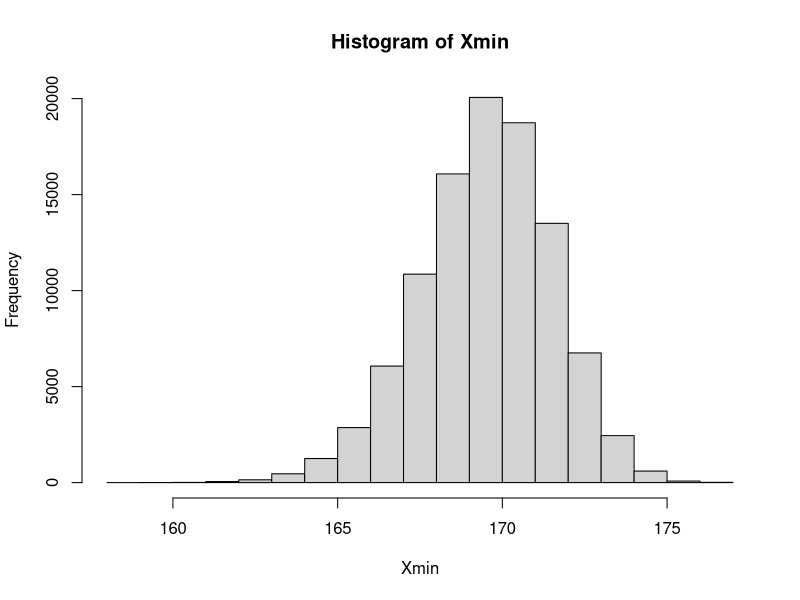
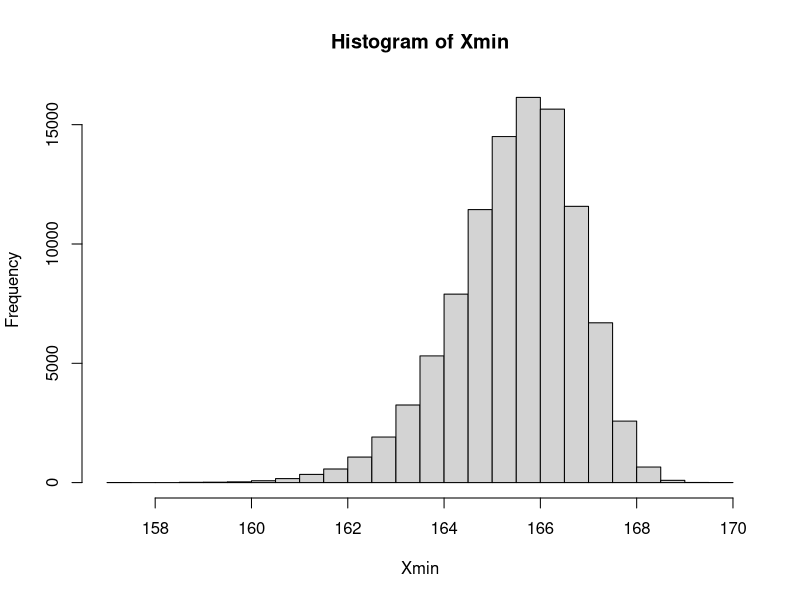
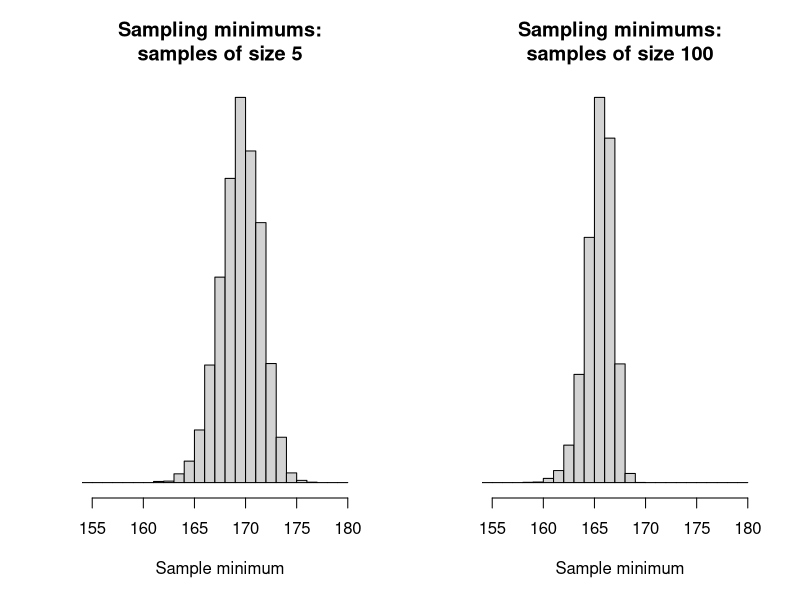
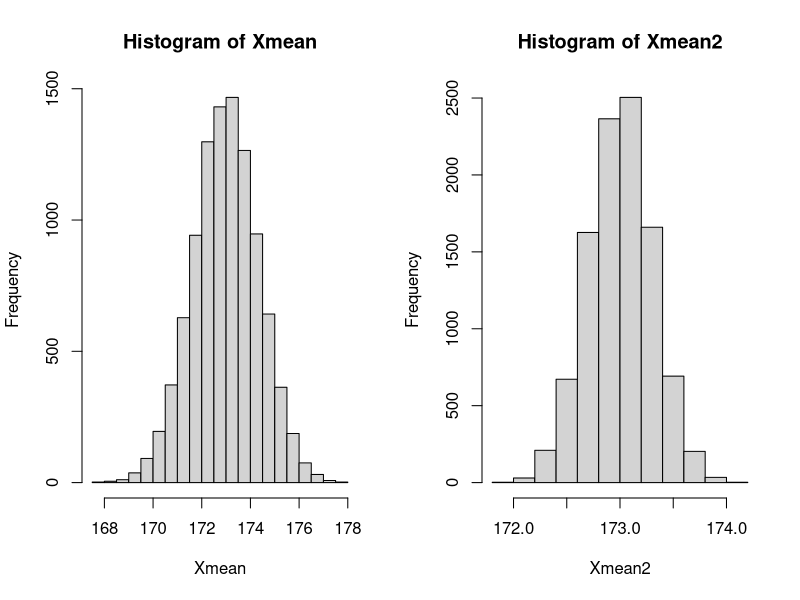
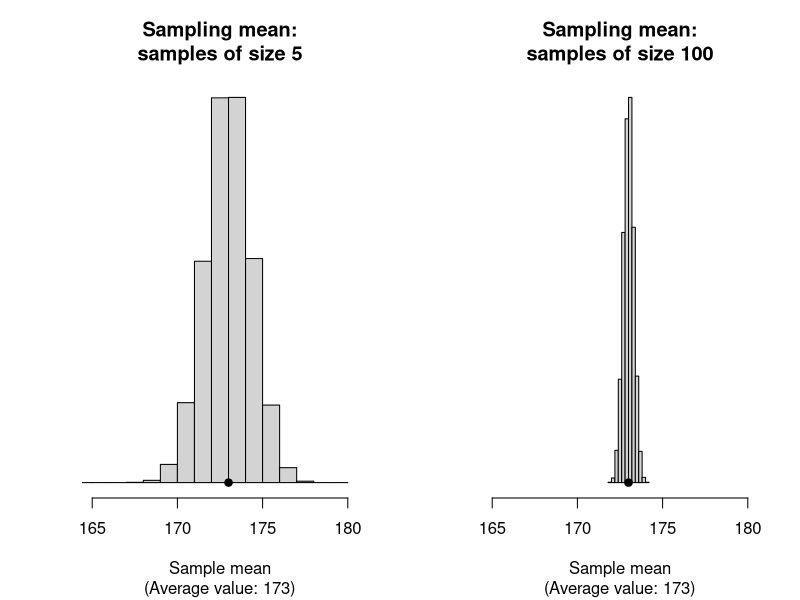
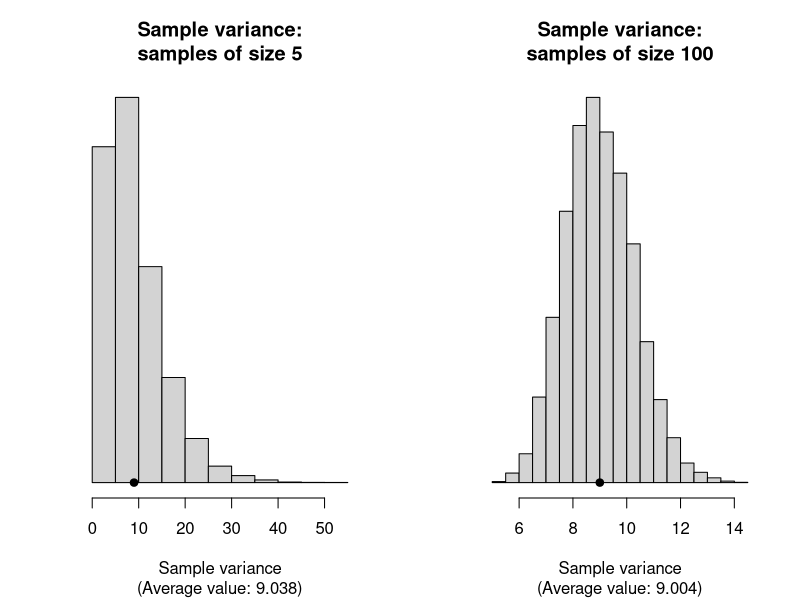
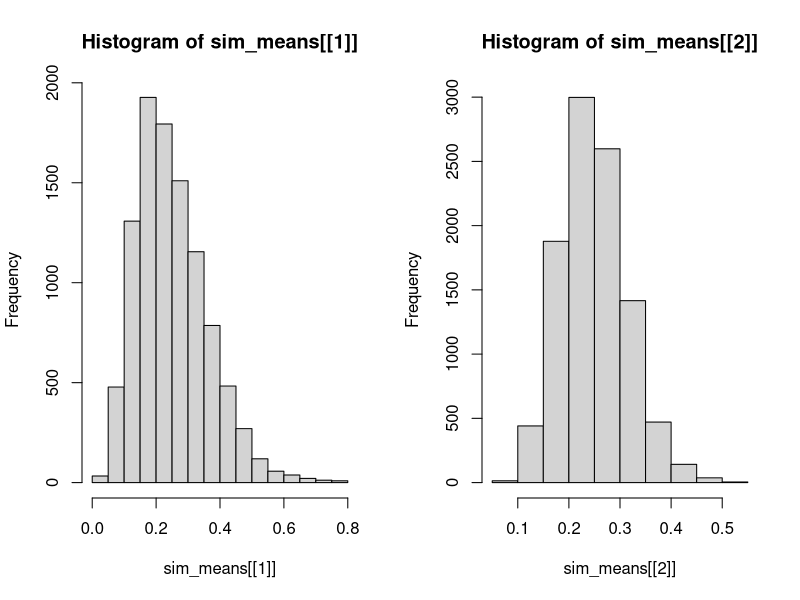
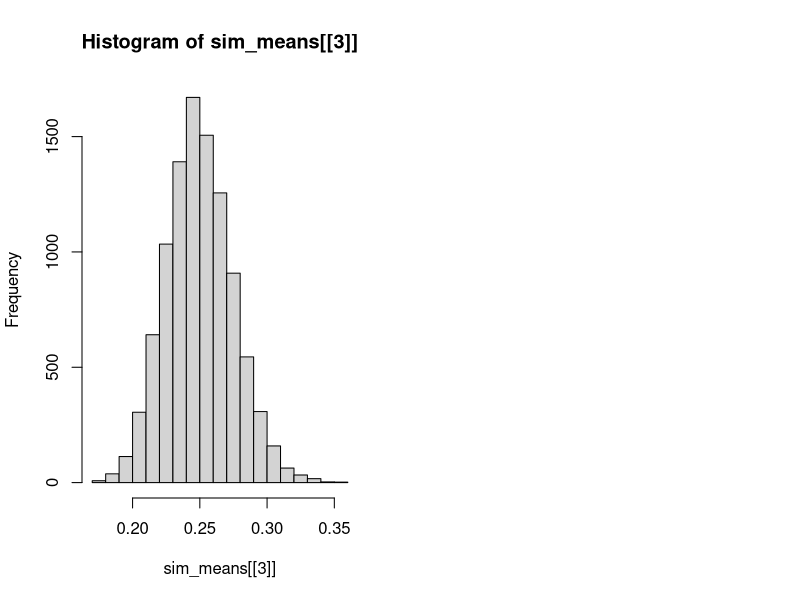

Write R code to recreate these figures, in order. (Note: this script raises an error after producing the figures.)
## ---- chunk 1
Population <- c(22, 23, 27, 28, 38)
min_P <- min(Population)
min_P
## ---- chunk 2
combn(Population, 2)
## ---- chunk 3
min_S <- combn(Population, 2, FUN = min)
min_S
## ---- chunk 4
table(min_S)
## ---- chunk 5
min_S <- combn(Population, 4, FUN = min)
table(min_S)
## ---- chunk 6
set.seed(1592875)
## ---- chunk 7
x_Mn <- 173; x_Sd <- 3        # Population (model) mean and std dev.
sample_Size <- 5              # Sample size is 5
x1 <- rnorm(sample_Size,      # Take a sample of this size...
            mean = x_Mn, sd = x_Sd)     # ... from this distribution
min(x1)                       # Compute the sample minimum for this sample
## ---- chunk 8
num_Sims <- 100000           # Number of simulations

# Generate random values
Xvals <- rnorm(num_Sims * sample_Size,
               mean = x_Mn, sd = x_Sd)

# Place these into an array, with each sample as a column 
Xvals <- array(Xvals,
               dim = c(sample_Size, num_Sims) )

# Find the minimum of each sample (i.e., column)
Xmin   <- apply(Xvals, 
                MARGIN = 2, 
                FUN = min) 
hist(Xmin)          # Create the histogram of sample minimums
## ---- chunk 9
sample_Size2 <- 100

# Generate random values
Xvals <- rnorm(num_Sims * sample_Size2,
               mean = x_Mn, sd = x_Sd)

# Place these into an array, with each sample as a column 
Xvals <- array(Xvals,
               dim = c(sample_Size2, num_Sims) )

# Find the minimum of each sample (i.e., column)
Xmin   <- apply(Xvals, 
                MARGIN = 2,    # MARGIN = 2 means the columns
                FUN = min)     # Find the minimum of each column
hist(Xmin)                     # Create the histogram of sample minimums
## ---- chunk 10
par( mfrow = c(1, 2))

set.seed(1592875)

sample_Size <- 5

x_Mn <- 173
x_Sd <- 3
num_Sims <- 10000          # Number of simulations

#####

# Generate random values
Xvals <- rnorm(num_Sims * sample_Size,
               mean = x_Mn, sd = x_Sd)

# Place these into an array, with each sample as a column 
Xvals <- array(Xvals,
               dim = c(sample_Size, num_Sims) )

# Find the minimum of each sample (i.e., column)
Xmin   <- apply(Xvals, 
                MARGIN = 2, 
                FUN = min) 

hist(Xmin, 
     xlim = c(155, 180),
     xlab = "Sample minimum",
     ylab = "",
     breaks = seq(150, 180, by = 1),
     main = "Sampling minimums:\nsamples of size 5",
     axes = FALSE)
axis(side = 1)

#####

sample_Size2 <- 100

Xvals2 <- rnorm(num_Sims * sample_Size2,
                mean = x_Mn, sd = x_Sd)
Xvals2 <- array(Xvals2,
                dim = c(sample_Size2, num_Sims) )
Xmin2  <- apply(Xvals2, 
                MARGIN = 2, 
                FUN = "min") 

hist(Xmin2, 
     xlim = c(155, 180),
     xlab = "Sample minimum",
     ylab = "",
     breaks = seq(150, 180, by = 1),
     main = "Sampling minimums:\nsamples of size 100",
     axes = FALSE)
axis(side = 1)
## ---- chunk 11
# Mean: n = 5
Xmean   <- apply(Xvals, 
                 MARGIN = 2, 
                 FUN = mean) 
hist(Xmean)          # Create the histogram of sample minimums

# Mean: n = 100
Xmean2   <- apply(Xvals2, 
                 MARGIN = 2, 
                 FUN = mean) 
hist(Xmean2)          # Create the histogram of sample minimums
## ---- chunk 12
par( mfrow = c(1, 2))

hist(Xmean, 
     xlim = c(165, 180),
     xlab = "Sample mean",
     ylab = "",
     breaks = seq(150, 180, by = 1),
     main = "Sampling mean:\nsamples of size 5",
     sub = paste0("(Average value: ", round(mean(Xmean), 1), ")"),
     axes = FALSE)
axis(side = 1)
points(x = x_Mn, 
       y = 0,
       pch = 19)



#####

hist(Xmean2, 
     xlim = c(165, 180),
     xlab = "Sample mean",
     ylab = "",
     #breaks = seq(150, 180, by = 1),
     main = "Sampling mean:\nsamples of size 100",
     sub = paste0("(Average value: ", round(mean(Xmean2), 1), ")"),
     axes = FALSE)
axis(side = 1)
points(x = x_Mn, 
       y = 0,
       pch = 19)


## ---- chunk 13
par( mfrow = c(1, 2))

Xvar   <- apply(Xvals, 
                MARGIN = 2, 
                FUN = var) 
Xvar2   <- apply(Xvals2, 
                 MARGIN = 2, 
                 FUN = var) 
xRange <- c(1, 2)

hist(Xvar, 
#     xlim = xRange,
     xlab = "Sample variance",
     ylab = "",
     #breaks = seq(150, 180, by = 1),
     main = "Sample variance:\nsamples of size 5",
     sub = paste0("(Average value: ", round(mean(Xvar), 3), ")"),
     axes = FALSE)
axis(side = 1)
points(x = x_Sd^2, 
       y = 0,
       pch = 19)



#####

hist(Xvar2, 
#     xlim = c(165, 180),
     xlab = "Sample variance",
     ylab = "",
     #breaks = seq(150, 180, by = 1),
     main = "Sample variance:\nsamples of size 100",
     sub = paste0("(Average value: ", round(mean(Xvar2), 3), ")"),
     axes = FALSE)
axis(side = 1)
points(x = x_Sd^2, 
       y = 0,
       pch = 19)

## ---- chunk 14
set.seed(123)

ns <- c(5, 15, 100)
lambda <- 4
B <- 10000  # number of simulations

sim_means <- lapply(ns, function(n) {
  replicate(B, mean(rexp(n, rate = lambda)))
})

hist(sim_means[[1]]) 
hist(sim_means[[2]])
hist(sim_means[[3]])
## ---- chunk 15
par(mfrow = c(1, 3))

hist(sim_means[[1]], 
     axes = FALSE,
     main = "Sample means:\nn = 5", 
     ylab = "",
     xlab = "Sample means")
axis(side = 1)

hist(sim_means[[2]], 
     axes = FALSE,
     main = "Sample means:\nn = 15", 
     ylab = "",
     xlab = "Sample mean")
axis(side = 1)

hist(sim_means[[3]], 
     axes = FALSE,
     main = "Sample means:\nn = 100", 
     ylab = "",
     xlab = "Sample mean")
axis(side = 1)


## ---- chunk 16
set.seed(8979704) # For reproducibility
numberVars <- 1000 # That is: n

# The values of a_i, the coefficients in the linear combination
ai <- sample(x = seq(-2, 3),    # We select values of a_i between -2 and 3
             size = numberVars, # Need one for each X value
             replace = TRUE)    # Select with replacement

# The means of the individual distributions
mui <- runif(numberVars, # We take means from a uniform dist; one for each X
             min = -5,   # Min value is -5
             max = 5)    # Max value is 5
# The variances of the distributions
sigma2i <- runif(numberVars,  # Variance from a uniform distn also
                min = 1,    # Minimum values of 1
                max = 3)    # Maximum value of 3

# Compute the values directly:
Xi <- rnorm(numberVars,      # X_i with 
            mean = mui,   # means 
            sd = sqrt(sigma2i) )

# What we expect for Y = a_1 X_2 + a_2 X_2 + ...
# according to the Theorem:
Y <- ai * Xi  # The linear combination Y

# Show some:
someInfo <- cbind(ai, mui, sigma2i, Xi, Y)
someInfo[1:5, ]


# Compare:
compareTable <- array( dim = c(2, 2) )
colnames(compareTable) <- c("Means:",
                            "Variances:")
rownames(compareTable) <- c("Using theorem",
                            "Computing directly")

compareTable[, 1] <- c( mean(ai * Xi), 
                        mean(Y) )
compareTable[, 2] <- c( var(ai * Xi), 
                        var(Y) )
compareTable
## ---- chunk 17
2 * ( pnorm( -1.667 ) )
## ---- chunk 18
par( mfrow = c(1, 2))

x <- seq(3 - 4 * 0.6,
         3 + 4 * 0.6,
         length = 200)
y <- dnorm(x,
           mean = 3,
           sd = 0.6)
plot( y ~ x,
      type = "l",
      lwd = 2,
      las = 1,
      axes = FALSE,
      main = "Weight of\nindividual envelopes",
      xlab = "Envelope weight (in g)",
      ylab = "Density")
axis(side = 1)
box()


x <- seq(75 - 4 * 3,
         75 + 4 * 3,
         length = 200)
y <- dnorm(x,
           mean = 75,
           sd = 3)
plot( y ~ x,
      type = "l",
      lwd = 2,
      las = 1,
      axes = FALSE,
      main = "Weight of packs of\n25 envelopes",
      xlab = "Pack weight (in g)",
      ylab = "Density")
axis(side = 1)
box()
shadeNormal(x, y,
            col = "grey",
            lo = 70,
            hi = 80)
## ---- chunk 19
z <- qnorm(0.95)
z

n <- (z * 12 / 5) ^ 2
n
## ---- chunk 20
pnorm( -1.78 )
## ---- chunk 21
par( mfrow = c(1, 3))

xx <- seq(0.01, 4, length = 100)
plot( x = xx,
      y = dchisq(xx, df = 1),
      lwd = 2,
      type = "l",
      xlab = expression(italic(x)),
      ylab = "Density",
      las = 1,
      main = expression( bold(chi^2*"-"*distribution: df==1)))

xx <- seq(0.001, 15, length = 100)
plot( x = xx,
      y = dchisq(xx, df = 5),
      lwd = 2,
      type = "l",
      xlab = expression(italic(x)),
      ylab = "Density",
      las = 1,
      main = expression( bold(chi^2*"-"*distribution: df==5)))

xx <- seq(0.001, 50, length = 100)
plot( x = xx,
      y = dchisq(xx, df = 20),
      lwd = 2,
      type = "l",
      xlab = expression(italic(x)),
      ylab = "Density",
      las = 1,
      main = expression( bold(chi^2*"-"*distribution: df==20)))
## ---- chunk 22
qchisq(0.9, df = 12)
## ---- chunk 23
pchisq(18, df = 9, lower.tail = FALSE)
## ---- chunk 24
par( mfrow = c(1, 3))

xx <- seq(-4, 4,
          length = 100)

plot( x = xx,
      y = dt(xx, df = 2),
      ylim = c(0, 0.4),
      lwd = 2,
      type = "l",
      axes = FALSE,
      xlab = expression(italic(x)),
      ylab = "Density",
      las = 1,
      main = expression( bold(The~italic(t)*"-"*distribution~with~2~df)))
axis(side = 1)
lines( x = xx,
       y = dnorm(x = xx),
       lwd = 2,
       lty = 2,
       col = plotColour1)

plot( x = xx,
      y = dt(xx, df = 7),
      lwd = 2,
      type = "l",
      axes = FALSE,
      xlab = expression(italic(x)),
      ylab = "Density",
      las = 1,
      main = expression( bold(The~italic(t)*"-"*distribution~with~7~df)))
axis(side = 1)
lines( x = xx,
       y = dnorm(x = xx),
       lwd = 2,
       lty = 2,
       col = plotColour1)

plot( x = xx,
      y = dt(xx, df = 30),
      lwd = 2,
      type = "l",
      axes = FALSE,
      xlab = expression(italic(x)),
      ylab = "Density",
      las = 1,
      main = expression( bold(The~italic(t)*"-"*distribution~with~30~df)))
axis(side = 1)
lines( x = xx,
       y = dnorm(x = xx),
       lwd = 2,
       lty = 2,
       col = plotColour1)
## ---- chunk 25
pt(-0.645, df = 4)
## ---- chunk 26
par(mfrow = c(1, 3))

xx <- seq(0.01, 4, length = 100)

plot( x = xx,
      y = df(xx, df1 = 1, df2 = 4),
      lwd = 2,
      type = "l",
      xlab = expression(italic(x)),
      ylab = "Density",
      las = 1,
      main = expression(bold(atop(The~italic(F)*"-"*distribution,
                                  with~df=="(1, 4)"))))

plot( x = xx,
      y = df(xx, df1 = 6, df2 = 1),
      lwd = 2,
      type = "l",
      xlab = expression(italic(x)),
      ylab = "Density",
      las = 1,
      main = expression(bold(atop(The~italic(F)*"-"*distribution,
                                  with~df=="(6, 1)"))))

plot( x = xx,
      y = df(xx, df1 = 30, df2 = 5),
      lwd = 2,
      type = "l",
      xlab = expression(italic(x)),
      ylab = "Density",
      las = 1,
      main = expression(bold(atop(The~italic(F)*"-"*distribution,
                                  with~df=="(30, 5)"))))
## ---- chunk 27
pf(1,    df1 = 2, df2 = 10)
qf(0.99, df1 = 2, df2 = 10)
## ---- chunk 28

## ---- chunk 29

## ---- chunk 30
# The distribution of individuals has a uniform distribution:
set.seed(4516) # For reproducibility
sampleSize1 <- 10
sampleSize2 <- 20
sampleMeans1 <- NULL
sampleMeans2 <- NULL

numberOfSimulations <- 1000
for (i in 1:numberOfSimulations){
  # Take a sample of size 10
  Xs1 <- runif(sampleSize1, 
               min = 0,
               max = 5)
  # Take a sample of size 10
  Xs2 <- runif(sampleSize2, 
               min = 0,
               max = 5)

  # Find the sample mean
  sampleMeans1 <- c(sampleMeans1, mean(Xs1) )
  sampleMeans2 <- c(sampleMeans2, mean(Xs2) )
}

par(mfrow = c(1, 3))

plot( x = c(-1, 0, 0, 5, 5, 6), 
      y = c(0, 0, 0.2, 0.2, 0, 0),
      lwd = 2,
      las = 1,
      type = "l",
      xlab = expression(italic(x)),
      ylab = "Prob. fn",
      main = "Distribution of the\nindividuals observations")

hist( sampleMeans1,
      las = 1,
      xlab = expression(Sample~means~bar(italic(x)) ),
      main = expression( bold( atop(Distribution~of~sample~means,
                               "for"~italic(n)==10) ) ) )
hist( sampleMeans2,
      las = 1,
      xlab = expression(Sample~means~bar(italic(x)) ),
      main = expression( bold( atop(Distribution~of~sample~means,
                               "for"~italic(n)==20) ) ) )
## ---- chunk 31
1 - pnorm(1.6)
